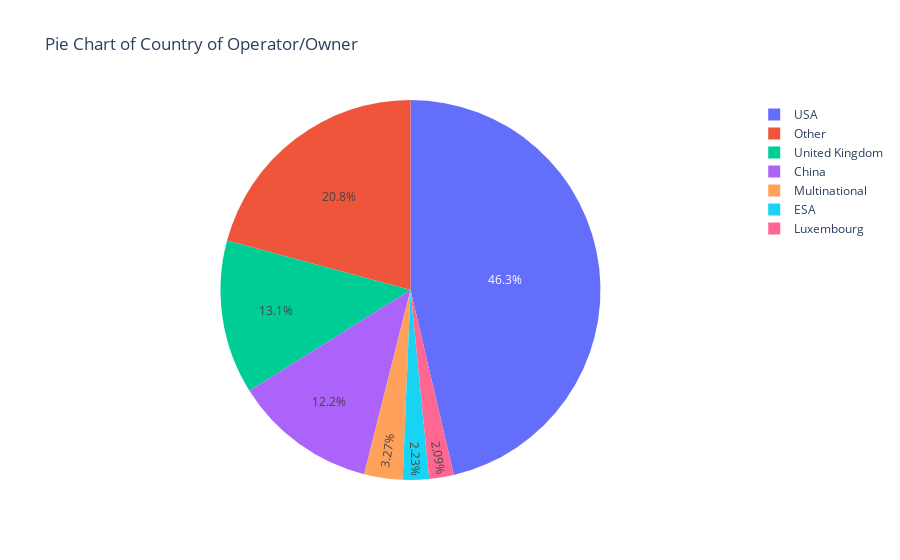

Notebook code for this chart:
### Code cell
import plotly.express as px

# Group and count the occurrences of 'Country of Operator/Owner'
pie_data = df_clean['Country of Operator/Owner'].value_counts().reset_index()
pie_data.columns = ['Country of Operator/Owner', 'Count']

# Calculate the threshold for 2% of the total
threshold = 0.02 * pie_data['Count'].sum()

# Group together countries with less than 2% of the total
pie_data['Country of Operator/Owner'] = pie_data['Country of Operator/Owner'].where(pie_data['Count'] >= threshold, 'Other')

# Aggregate the counts for the grouped data
pie_data = pie_data.groupby('Country of Operator/Owner').sum().reset_index()

# Generate the pie chart
fig = px.pie(
    pie_data,
    names='Country of Operator/Owner',
    values='Count',
    title='Pie Chart of Country of Operator/Owner'
)

# Show the plot
fig.show()

### Figure 1 — Plotly figure (JSON) as saved in the notebook; plotly's stock layout.template omitted (floating-point values rounded to 4 significant figures)
{"data": [{"domain": {"x": [0, 1], "y": [0, 1]}, "hovertemplate": "Country of Operator/Owner=%{label}<br>Count=%{value}<extra></extra>", "labels": ["China", "ESA", "Luxembourg", "Multinational", "Other", "USA", "United Kingdom"], "legendgroup": "", "name": "", "showlegend": true, "type": "pie", "values": [93, 17, 16, 25, 159, 354, 100]}], "layout": {"legend": {"tracegroupgap": 0}, "title": {"text": "Pie Chart of Country of Operator/Owner"}}}
